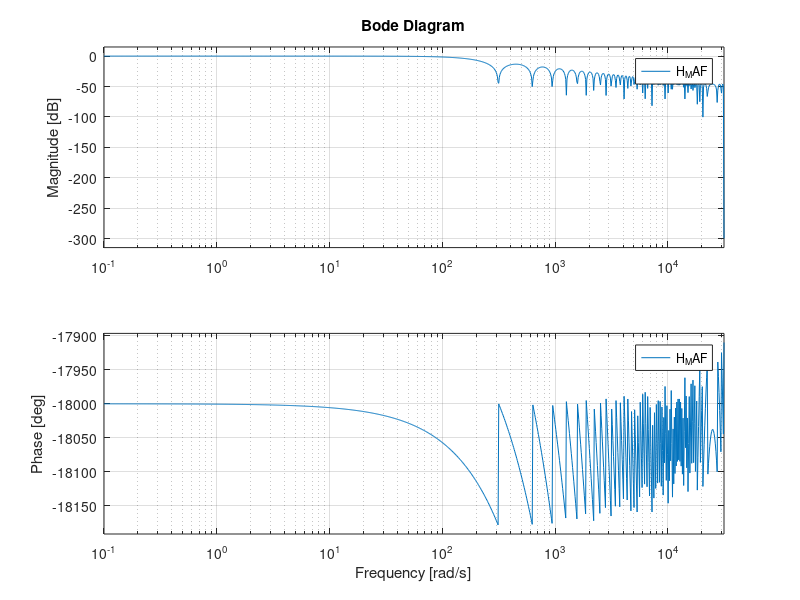
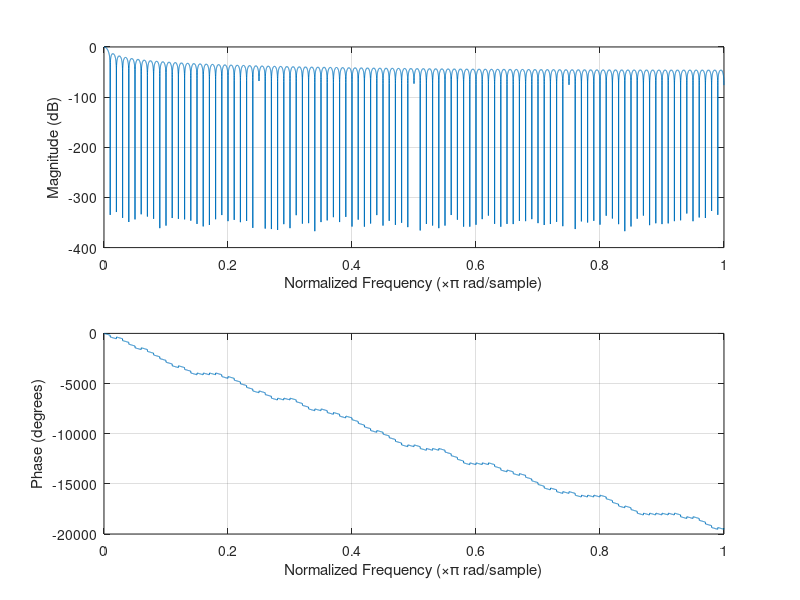

The MATLAB source for these figures, in order:
clc; clear; close all;


fs = 10000;
Ts = 1/fs;
T_MAF = 0.02;
N = T_MAF/Ts;

% transfer function based on: short definition:
z = tf('z', Ts)
H_MAF = 1/N * (1-z^-N)/(1-z^-1)

figure
bode(H_MAF)

% transfer function based on: filter koefficients
a = 1;
b = 1/N*ones(N,1);
figure
freqz(b,a,10000)